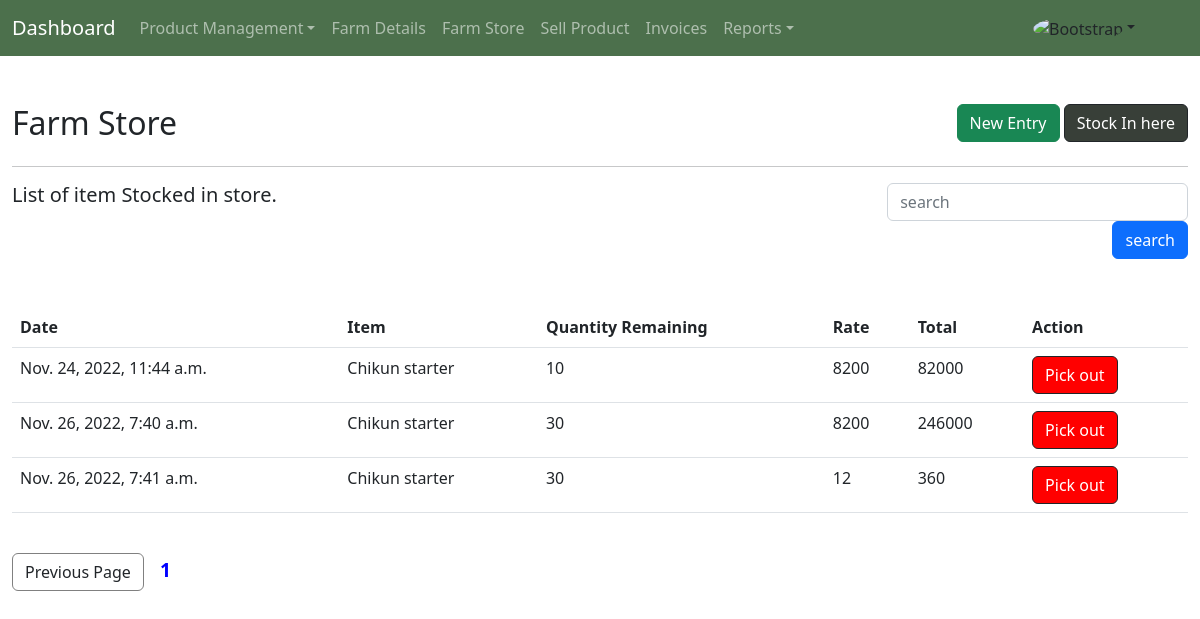
The page /store on the database as committed earlier.
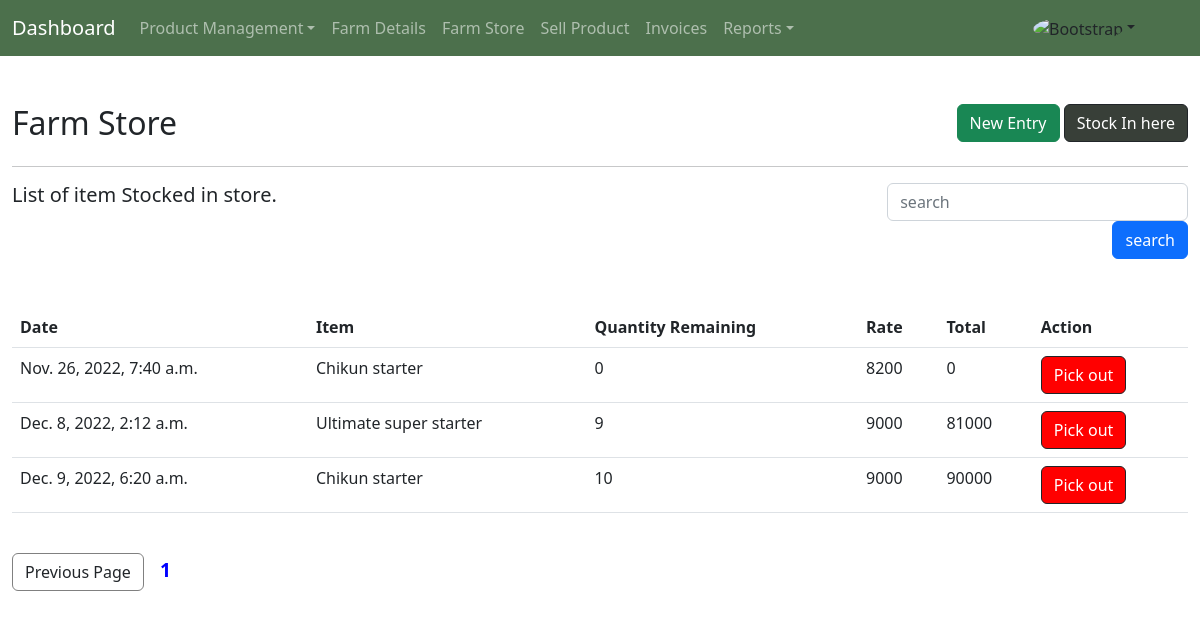
The same page on the database as committed later.
### main/models.py (models this page shows, shortened)
class Store(models.Model):
    date = models.DateTimeField(auto_now_add=True)
    item = models.ForeignKey(Item, on_delete=models.CASCADE)
    quantity = models.PositiveIntegerField()
    rate = models.PositiveIntegerField()
    def total(self):
        return self.quantity * self.rate

class Item(models.Model):
    name = models.CharField(max_length=30)
    description = models.CharField(max_length=100)

### main/views.py (the view)
# urls.py: path('store', views.StoreView.as_view(), name='store'),
class StoreView(ListView):
    model = Store
    template_name = 'store.html'
    paginate_by = 6
    context_object_name = 'stock'

### main/template/store.html (shortened to what this page needs)
{% extends 'base.html' %} {% load static %}  {%block content %}
<div class="container-fluid pt-5">
  <div class="row">
    <div class="col-md-4"><h2>Farm Store</h2></div>
    <div class="col-md-4"></div>
    <div class="col-md-4" style="text-align: right">
      <a
        href=""
        class="btn btn-success"
        type="button"
        data-bs-toggle="modal"
        data-bs-target="#NewItem"
        >New Entry</a
      >
      <a
        href="/store/item/restock"
        class="btn btn-dark"
        style="background-color: rgb(56, 63, 56)"
        >Stock In here</a
      >
    </div>
  </div>
  <hr />
  <div class="row">
    <div class="col-md-4"><h5>List of item Stocked in store.</h5></div>
    <div class="col-md-4"></div>
    <div class="col-md-4" style="text-align: right">
      <form action="" method="get">
        <input
          type="text"
          name="search"
          id="search"
          placeholder="search"
          class="form-control"
          style="display: inline-block; width: 80%"
        />
        <button class="btn btn-primary">search</button>
      </form>
    </div>
    <div class="pt-5 container">
      <table class="table">
        <tr>
          <th>Date</th>
          <th>Item</th>
          <th>Quantity Remaining</th>
          <th>Rate</th>
          <th>Total</th>
          <th>Action</th>
        </tr>
        {% for item in stock %}
        <tr>
          <td>{{item.date}}</td>
          <td>{{item.item.name}}</td>
          <td>{{item.quantity}}</td>
          <td>{{item.rate}}</td>
          <td>{{item.total}}</td>
          <td>
            <a
              href="/store/item/pickout/{{item.id}}"
              class="btn btn-dark"
              style="background: red"
              >Pick out</a
            >
          </td>
        </tr>
        {% endfor %}
      </table>
    </div>
    <section class="pt-4">
      <div class="pagination">
        <span class="step-links">
          {% if page_obj.has_previous %}
          <a
            href="?page={{ page_obj.previous_page_number }}"
            class="btn"
            style="border: 1px solid grey; margin: 0px"
            >Previous Page</a
          >
          {% else %}
          <a href="" class="btn" style="border: 1px solid grey; margin: 0px"
            >Previous Page</a
          >
          {% endif %}
          <span
            class="current"
            style="
              color: blue;
              font-weight: bold;
              padding: 7px 12px;
              font-size: larger;
            "
          >
            {{ page_obj.number }}
          </span>
        </span>
      </div>
    </section>
  </div>
</div>
{% endblock %}

Rows that differ between the two databases and show on the page:
removed Store: date "Nov. 24, 2022, 11:44 a.m.", item.name "Chikun starter", quantity "10", rate "8200", total "82000"
removed Store: date "Nov. 26, 2022, 7:41 a.m.", item.name "Chikun starter", quantity "30", rate "12", total "360"
changed Store "Nov. 26, 2022, 7:40 a.m.": quantity "30" → "0"; total "246000" → "0"
added Store: date "Dec. 8, 2022, 2:12 a.m.", item.name "Ultimate super starter", quantity "9", rate "9000", total "81000"
added Store: date "Dec. 9, 2022, 6:20 a.m.", item.name "Chikun starter", quantity "10", rate "9000", total "90000"
